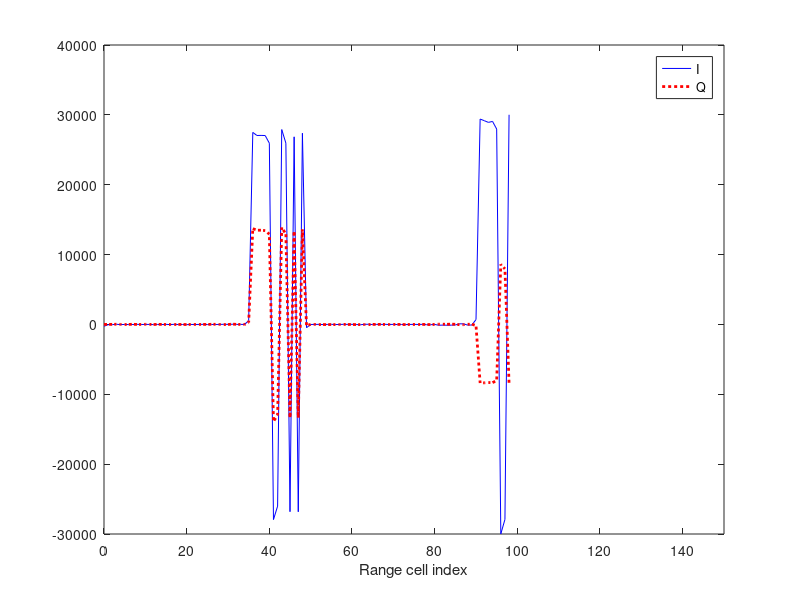
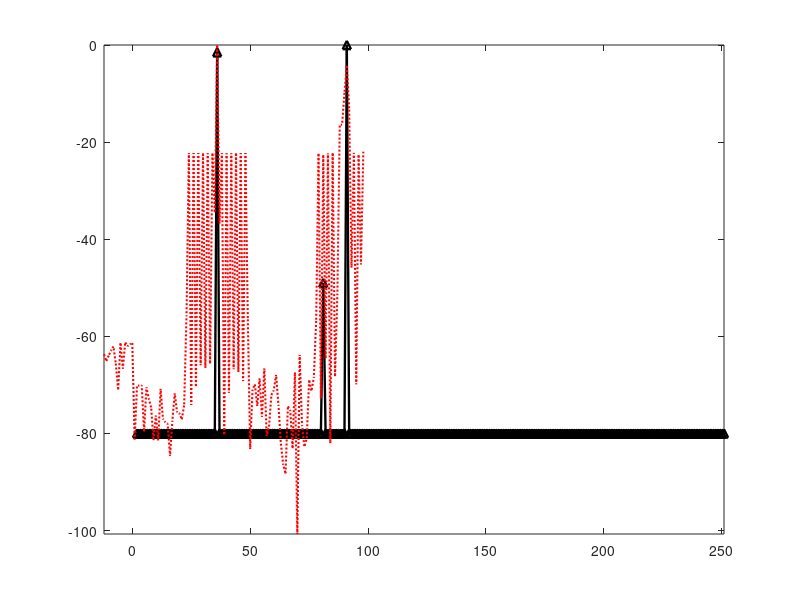

Reproduce these figures in MATLAB, in order. (Note: this script raises an error after producing the figures.)
clear all;clc;
% close all;
gt_x=2:251;
gt_y=zeros(1,250)-80;

% load matched_filter_data
% load HighSNR_Target_Mask_20dBWeakerTarget_Speed_1mPerS;gt_y([42,77,87])=[-1.5,-20,0];
% load HighSNR_Target_Mask_20dBWeakerTarget_Speed_10mPerS;gt_y([35,80,90])=[-1.5,-20,0];
% load HighSNR_Target_Mask_20dBWeakerTarget_Speed_300mPerS;gt_y([35,80,90])=[-1,-20,0];%8
% load HighSNR_Target_Mask_20dBWeakerTarget_Speed_600mPerS;gt_y([35,80,90])=[-1,-20,0];%5
% load HighSNR_Target_Mask_30dBWeakerTarget_Speed_1mPerS;gt_y([42,80,90])=[-1.5,-29,0];
% load HighSNR_Target_Mask_30dBWeakerTarget_Speed_10mPerS;gt_y([35,80,90])=[-1.5,-29,0];
% load HighSNR_Target_Mask_30dBWeakerTarget_Speed_300mPerS;gt_y([35,80,90])=[-1.5,-29,0];%5
% load HighSNR_Target_Mask_30dBWeakerTarget_Speed_600mPerS;gt_y([35,80,90])=[-1.5,-29,0];%5
% load HighSNR_Target_Mask_50dBWeakerTarget_Speed_1mPerS;gt_y([42,80,90])=[-1.5,-49,0];
load HighSNR_Target_Mask_50dBWeakerTarget_Speed_10mPerS;gt_y([35,80,90])=[-1.5,-49,0];%
 % load HighSNR_Target_Mask_50dBWeakerTarget_Speed_300mPerS;gt_y([35,80,90])=[-1.5,-49,0];
% load HighSNR_Target_Mask_50dBWeakerTarget_Speed_600mPerS;gt_y([35,80,90])=[-1.5,-49,0];%2
% FF AA FF AA
% load HighSNR_Target_Mask_20dBWeakerTarget_Speed_1mPerS_100;
% load HighSNR_Target_Mask_20dBWeakerTarget_Speed_10mPerS_100;
% load HighSNR_Target_Mask_20dBWeakerTarget_Speed_300mPerS_100;
% load HighSNR_Target_Mask_20dBWeakerTarget_Speed_600mPerS_100;
% load HighSNR_Target_Mask_30dBWeakerTarget_Speed_10mPerS_100;
% load HighSNR_Target_Mask_30dBWeakerTarget_Speed_300mPerS_100;
% load HighSNR_Target_Mask_30dBWeakerTarget_Speed_600mPerS_100;
% load HighSNR_Target_Mask_50dBWeakerTarget_Speed_10mPerS_100;
% load HighSNR_Target_Mask_50dBWeakerTarget_Speed_300mPerS_100;
% load HighSNR_Target_Mask_50dBWeakerTarget_Speed_600mPerS_100;


offset=1
N = 13; % Number of WaveSample
n = (0:(N-1)).';  % WaveSample Index
L = 100-N; %gt_x=gt_x-2;   % Length of Processing Window
% L = 250-N;    % Length of Processing Window
noise_db = -70; % Noise Level Power

% alpha = [1.9 1.7 1.6 1.4]; % Control the Speed of Convergance

alpha = [1.9 1.8]; % Control the Speed of Convergance


s = [1, 1, 1, 1, 1, -1, -1, 1, 1, -1, 1, -1 ,1].';

S_MF = zeros(L+3*(N-1),L+2*(N-1)); % Henkel Matrix whit Shifted 's' for Match Filter
s_MF = [s;zeros(2*(N-1)+L-1,1)]; % Waveform Zeropadded for Henkel Matrix 'S'
% Henkel Matrix 's' Preparation
S_MF(:,1) = s_MF;
for i=1:L-1+2*(N-1)
    s_MF = [0;s_MF(1:end-1)];
    S_MF(:,i+1) = s_MF;
end

for l=1
%%%%%%%%%%%%%%%%%%%%%%%%%%%%%%%%%%%%%%%%%%%%%%%%%%%%%%%%%%%%%%%%%%%%%%%%%
%s = exp(1i*pi/N*n.^2); % Waveform

targets = [-5,50,55,53,103]; % targets locations
rcs = [1,1,1,.004,1];
%doppler_deg = zeros(length(targets),1); % Doppler Phase Shift in Degrees
doppler_deg = [10,-15,18,-10,-20];    % Doppler Phase Shift in Degrees

%[y_noisy , G, sigma] = profile_builder(s, targets, doppler_deg, rcs, L, N, noise_db);
sigma = 1e-5;
%y_noisy = [(mf_data_in_I(l,:) + 1i*mf_data_in_Q(l,:)),zeros(1,N-1)].'/2^10;
y_noisy  = ((mf_data_in_I(l,offset:offset+98) + 1i*mf_data_in_Q(l,offset:offset+98))).'/2^10;
y_mf_out = sqrt(mf_data_out_I(l,offset:offset+98).^2 + mf_data_out_I(l,offset:offset+98).^2);

figure; plot(0:1:98, mf_data_in_I(l,offset:offset+98),'b',0:1:98, mf_data_in_Q(l,offset:offset+98),':r','LineWidth',2); legend('I','Q');xlabel 'Range cell index';xlim([0 150]);
% figure; plot(20*log10(abs(y_mf_out/max(abs(y_mf_out)))));
%%%%%%%%%%%%%%%%%%%%%%%%%%%%%%%%%%%%%%%%%%%%%%%%%%%%%%%%%%%%%%%%%%%%%%%%%
figure;

plot(gt_x,gt_y,'-^','Color','k','LineWidth',1.7),hold on,axis tight; 

rho = S_MF(1:end-N+1,:)'*[zeros(N-1,1);y_noisy];   % MF Operation
plot(-N+1:L+N-2,20*log10(abs(rho/max(abs(rho)))),':','Color','r','LineWidth',1.5),hold on,axis tight 
% plot(-N+1:L+N-2,20*log10(abs(G)),'k'),hold on,axis tight 

X = general_APC(s, y_noisy, N, alpha, sigma);
% X = DC_APC(s, y_noisy, alpha, sigma);
% X2 =  general_APC2(s, y_noisy, N, alpha, sigma);
% plot(1:141,20*log10(abs(X/max(abs(X)))),'-','Color','b','LineWidth',.5);
%plot(0:236,20*log10(abs(X/max(abs(X)))),'-','Color','b','LineWidth',.5);
plot(0:size(X,2)-1,20*log10(abs(X/max(abs(X)))),'-','Color','b','LineWidth',.5);

% X = APC_ER(s, y_noisy, N, L, alpha, sigma);
% plot(-N+1:L-1+N-1,20*log10(abs(X/max(abs(X)))),'--','Color','k','LineWidth',1.5)
% 
% X = DC_APC(s, y_noisy, N, alpha, sigma);
% plot(0:L-1,20*log10(abs(X/max(abs(X)))),':','Color','y','LineWidth',1.5)
% 
% X = DC_APC(s, y_noisy, N, alpha, sigma);
% plot(0:L-1,20*log10(abs(X/max(abs(X)))),'--','Color','R','LineWidth',1.5)
% 
% X = MF_RMMSE(s, y_noisy, N, L, 4, 4, alpha, sigma, -60);
% plot(0:L-1,20*log10(abs(X/max(abs(X)))),':','Color','c','LineWidth',1.5)

% Plot result
plot(0*ones(1,length(0:-1:noise_db-10)),0:-1:noise_db-10,'--','Color','R','LineWidth',2)
plot((150)*ones(1,length(0:-1:noise_db-10)),0:-1:noise_db-10,'--','Color','R','LineWidth',2)
%plot(20*log10(abs(X/max(X))),'--','Color','G','LineWidth',1.5)
% % axis([-Inf,Inf,noise_db-10,0]);
axis([0,150,noise_db-10,0]);
%legend 'MF' 'Ground Truth' 'APC' 'APC-ER' 'CMT-APC' 'DC-APC' 'MF-RMMSE'
legend 'GT' 'MF' 'APC';% 'DC-APC''APC-ER' 'CMT-APC' 'DC-APC' 'MF-RMMSE'
hold on
grid on
xlabel 'Range cell index'
ylabel 'Power(dB)'
pause(.2);
hold off
% figure; plot(0:L-1,10*log10(abs(X2/max(abs(X2)))),'-','Color','b','LineWidth',.5);hold on;
% plot(0:L-1,20*log10(abs(X/max(abs(X)))),'-','Color','r','LineWidth',.5);

end